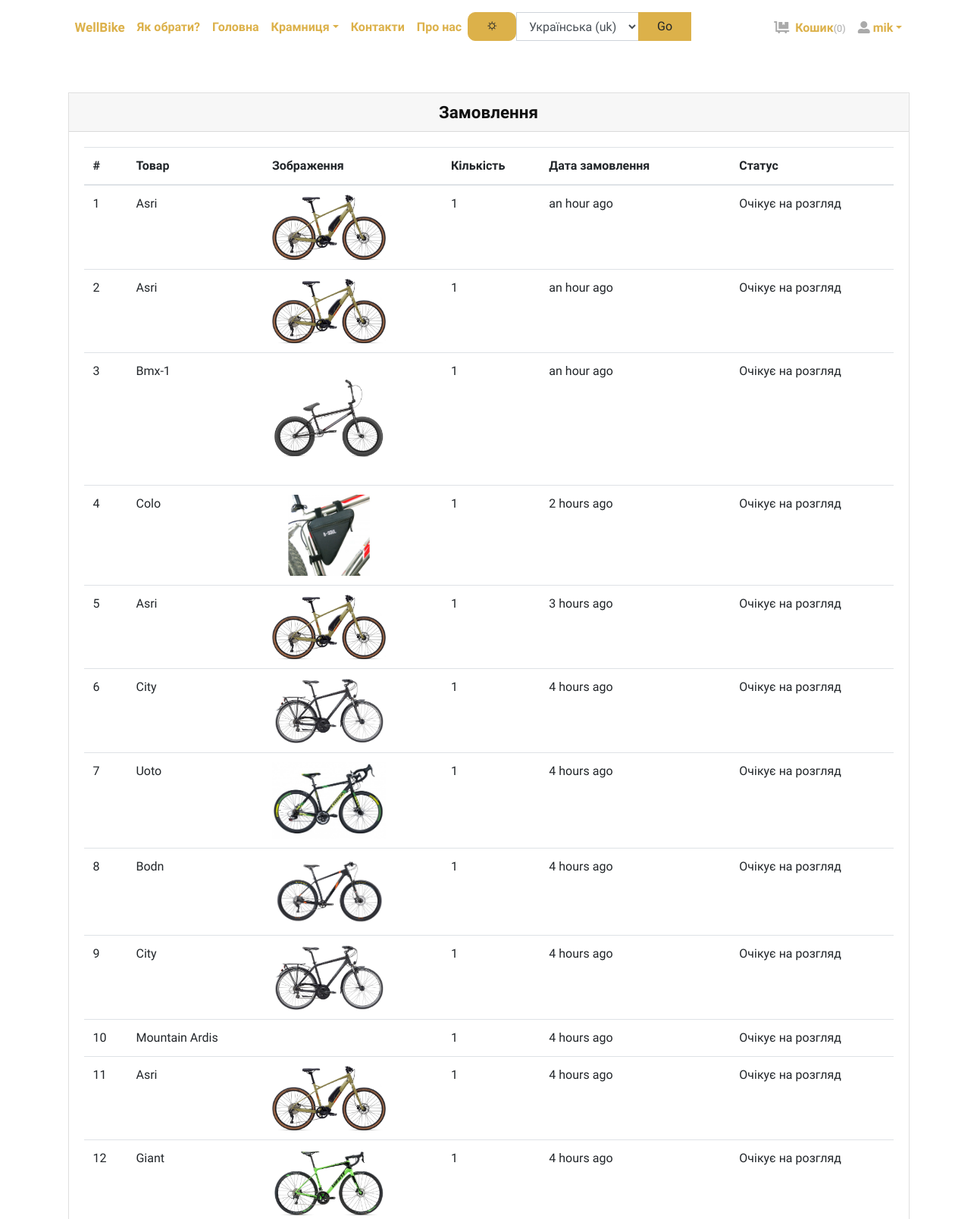
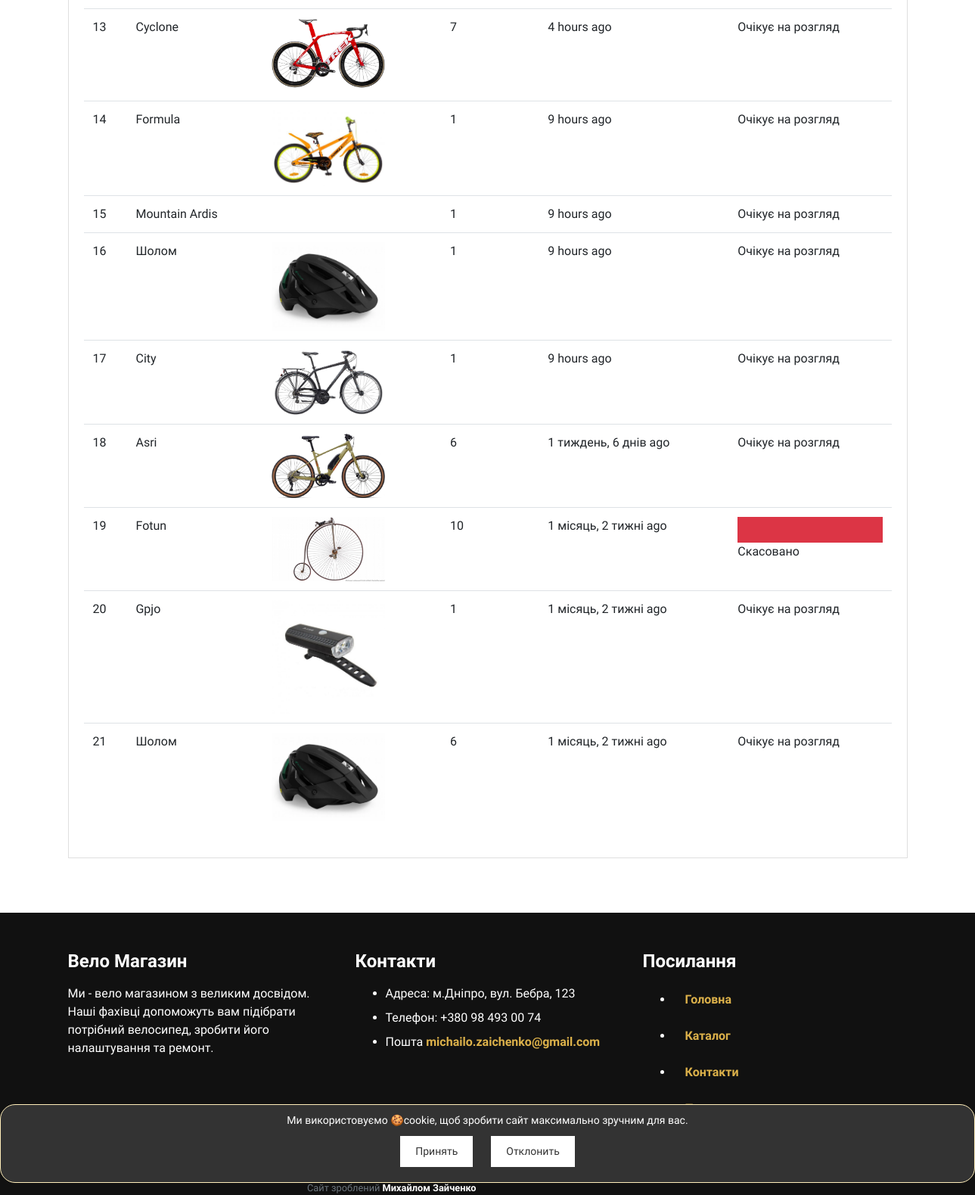
/orders/ (signed in), run on the app's committed database (2 pictures, top to bottom).
### store/models.py (models this page shows, shortened)
class Order(models.Model):
    user = models.ForeignKey(User, verbose_name="User", on_delete=models.CASCADE)
    address = models.ForeignKey(Address, verbose_name="Shipping Address", on_delete=models.CASCADE)
    paying_way = models.ForeignKey(PayingWay, verbose_name="Paying Way", on_delete=models.CASCADE, blank=True,
                                   null=True)
    product = models.ForeignKey(Product, verbose_name="Product", on_delete=models.CASCADE)
    quantity = models.PositiveIntegerField(verbose_name="Quantity")
    ordered_date = models.DateTimeField(auto_now_add=True, verbose_name="Ordered Date")
    status = models.CharField(
        choices=STATUS_CHOICES,
        max_length=50,
        default="Очікує на розгляд"
        )

class Product(models.Model):
    title = models.CharField(max_length=150, verbose_name="Product Title")
    slug = models.SlugField(max_length=160, verbose_name="Product Slug")
    sku = models.CharField(max_length=255, unique=True, verbose_name="Unique Product ID (SKU)")
    short_description = models.TextField(verbose_name="Short Description")
    detail_description = models.TextField(blank=True, null=True, verbose_name="Detail Description")
    product_image = models.ImageField(upload_to='product', blank=True, null=True, verbose_name="Product Image")
    price = models.DecimalField(max_digits=8, decimal_places=2)
    category = models.ForeignKey(Category, verbose_name="Product Categoy", on_delete=models.CASCADE)
    is_active = models.BooleanField(verbose_name="Is Active?")
    is_featured = models.BooleanField(verbose_name="Is Featured?")
    created_at = models.DateTimeField(auto_now_add=True, verbose_name="Created Date")
    updated_at = models.DateTimeField(auto_now=True, verbose_name="Updated Date")
    class Meta:
        verbose_name_plural = 'Products'
        ordering = ('-created_at', )

### store/views.py (the view)
# urls.py: path('orders/', views.orders, name="orders"),
@login_required
def orders(request):
    orders = Order.objects.filter(user=request.user).order_by('-ordered_date')
    your_account = request.user
    return render(request, 'store/orders.html', {'orders': orders, 'your_account': your_account, })

### store/context_preprocessors.py (called while the page is built)
def store_menu(request):
    categories = Category.objects.filter(is_active=True)
    context = {
        'categories_menu': categories,
    }
    return context

def cart_menu(request):
    if request.user.is_authenticated:
        cart_items= Cart.objects.filter(user=request.user)
        context = {
            'cart_items': cart_items,
        }
    else:
        context = {}
    return context

### store/templates/store/orders.html (shortened to what this page needs)
{% extends 'base.html' %}
{% load static %}
{% load humanize %}
{% block content %}
    <div class="container py-5">
        <div class="row">
            <div class="col-lg-12">
                <div class="card mb-4" id="tables">
                    <h4 class="card-header text-center">Замовлення</h4>
                    <div class="card-body">
                        <table class="table">
                            <thead>
                            <tr>
                                <th>#</th>
                                <th>Товар</th>
                                <th>Зображення</th>
                                <th>Кількість</th>
                                <th>Дата замовлення</th>
                                <th>Статус</th>
                            </tr>
                            </thead>
                            <tbody>
                            {% if orders %}
                                {% for order in orders %}
                                    <tr>
                                        <td>{{ forloop.counter }}</td>
                                        <td>{{ order.product.title }}</td>
                                        <td>
                                            {% if order.product.product_image %}
                                                <img src="{{ order.product.product_image.url }}"
                                                     alt="{{ order.product.product_ttile }}" style="width:150px;">
                                            {% endif %}
                                        </td>
                                        <td>{{ order.quantity }}</td>
                                        <td>{{ order.ordered_date|naturaltime }}</td>
                                        <td>
                                            {% if order.status == 'Скасовано' %}
                                                <div class="bg-light border border-danger">
                                                    <div class="p-3 bg-danger" style="width:100%;"></div>
                                                </div>
                                            {% endif %}
                                            {{ order.status }}
                                        </td>
                                    </tr>
                                {% endfor %}
                            {% endif %}
                            </tbody>
                        </table>
                    </div>
                </div>
            </div>
        </div>
    </div>
    </div>
{% endblock content %}

### store/templates/navbar.html (shortened to what this page needs)
{% load static %}
{% load i18n %}
{% block head %}
    <link href="{% static 'css/header.css' %}" rel="stylesheet" type="text/css">
    <link href="{% static 'css/button_back_col.css' %}" rel="stylesheet" type="text/css">
{% endblock %}
<header>
    <div class="container px-0 px-lg-3">
        <nav class="navbar navbar-expand-lg py-3 px-lg-0">
            <div class="collapse navbar-collapse" id="navbarSupportedContent">
                <ul class="navbar-nav mr-auto">
                    <li class="nav-item">
                        <a class="nav-link active" href="{% url 'store:home' %}"><span
                                class="custom-text">WellBike</span></a>
                    </li>
                    <li class="nav-item">
                        <a class="nav-link" href="{% url 'store:main' %}">{% trans 'Як обрати?' %}</a>
                    </li>
                    <li class="nav-item">
                        <a class="nav-link" href="{% url 'store:home' %}">{% trans 'Головна' %}</a>
                    </li>
                    <li class="nav-item dropdown"><a class="nav-link dropdown-toggle" id="pagesDropdown" href="#"
                                                     data-toggle="dropdown" aria-haspopup="true"
                                                     aria-expanded="false">{% trans 'Крамниця' %}</a>
                    </li>
                    <li class="nav-item">
                        <a class="nav-link" href="{% url 'store:contacts' %}">{% trans "Контакти" %}</a>
                    </li>
                    <li class="nav-item">
                        <a class="nav-link" href="{% url 'store:about' %}"> {% trans "Про нас" %}</a>
                    </li>
                    <li>
                        <div id="toggle-theme" class="btn btn-primary">🌣</div>
                    </li>
                    <li>
                        {% load i18n %}
                        <form action="{% url 'set_language' %}" method="post" class="form-inline">
                            <div class="input-group">
                                <select name="language" class="form-control">
                                    {% get_current_language as LANGUAGE_CODE %}
                                    {% get_available_languages as LANGUAGES %}
                                    {% get_language_info_list for LANGUAGES as languages %}
                                    {% for language in languages %}
                                        <option value="{{ language.code }}"{% if language.code == LANGUAGE_CODE %}
                                                selected{% endif %}>
                                            {{ language.name_local }} ({{ language.code }})
                                        </option>
                                    {% endfor %}
                                </select>
                                <div class="input-group-append">
                                    <button type="submit" class="btn btn-primary">Go</button>
                                </div>
                            </div>
                        </form>
                    </li>
                </ul>
                <ul class="navbar-nav ml-auto">
                    {% if request.user.is_authenticated %}
                        <li class="nav-item"><a class="nav-link" href="{% url 'store:cart' %}"> <i
                                class="fas fa-dolly-flatbed mr-1 text-gray"></i> {% trans 'Кошик' %}<small
                                class="text-gray">({{ cart_items.count }})</small></a></li>
                        <li class="nav-item dropdown"><a class="nav-link dropdown-toggle" id="pagesDropdown" href="#"
                                                         data-toggle="dropdown" aria-haspopup="true"
                                                         aria-expanded="false"><i class="fas fa-user-alt mr-1
                                                   text-gray"></i>{{ your_account }}</a></a>
                        </li>
                    {% else %}
                        <li class="nav-item"><a class="nav-link" href="{% url 'store:login' %}">{% trans 'Увійти' %}</a></li>
                        <li class="nav-item"><a class="nav-link" href="{% url 'store:register' %}">{% trans 'Створити акаунт' %}</a>
                        </li>
                    {% endif %}
                </ul>
            </div>
        </nav>
    </div>
</header>

### static/css/style.gold.css (style rules this page uses)
.text-gray { color: #aaa !important; }
.navbar { position: relative; }
.border { border: 1px solid #dee2e6 !important; }
.border-danger { border-color: #dc3545 !important; }
.navbar { padding: 0.5rem 1rem; }
.btn { font-weight: 400; border: 1px solid transparent; font-family: inherit; padding: 0.375rem 1.5rem; font-size: 1rem; line-height: 1.5; border-radius: 0; transition: color 0.15s ease-in-out, background-color 0.15s ease-in-out, border-color 0.15s ease-in-out, box-shadow 0.15s ease-in-out; }
.btn-primary { color: #212529; background-color: #dcb14a; border-color: #dcb14a; }
body { font-family: "Libre Franklin", sans-serif; font-size: 1rem; font-weight: 400; line-height: 1.5; color: #111111; background-color: #fff; }
a { color: #dcb14a; text-decoration: none; }
h1, h2, h3, h4, h5, h6, .h1, .h2, .h3, .h4, .h5, .h6 { margin-bottom: 0.5rem; font-family: inherit; font-weight: 900; line-height: 1.2; color: inherit; }
h4, .h4 { font-size: 1.4rem; }
small, .small { font-size: 80%; font-weight: 400; }
.bg-danger { background-color: #dc3545 !important; }
.bg-light { background-color: #f8f9fa !important; }
.form-control { padding: 0.375rem 0.75rem; font-size: 1rem; line-height: 1.5; color: #495057; background-color: #fff; border: 1px solid #ced4da; border-radius: 0; transition: border-color 0.15s ease-in-out, box-shadow 0.15s ease-in-out; }
.form-control::placeholder { color: #adb5bd; font-size: 0.85rem; font-weight: 400; }
select.form-control:not([size]):not([multiple]) { height: calc(2.25rem + 2px); }
.nav-link { padding: 0.5rem 1rem; }
.card { border-radius: 0; }
.card-body { padding: 1.25rem; }
.card-header { padding: 0.75rem 1.25rem; background-color: rgba(17, 17, 17, 0.03); border-bottom: 1px solid rgba(17, 17, 17, 0.125); }
.card-header:first-child { border-radius: calc(0 - 1px) calc(0 - 1px) 0 0; }

### static/css/header.css (style rules this page uses)
.custom-text { font-size: 17px; }
a { font-weight: bolder; }
#toggle-theme { border-radius: 10px; }

### data on the page
Order: product "Asri", product.product_image (picture), quantity "1", ordered_date "an hour ago", status "Очікує на розгляд"
Order: product "Asri", product.product_image (picture), quantity "1", ordered_date "an hour ago", status "Очікує на розгляд"
Order: product "Bmx-1", product.product_image (picture), quantity "1", ordered_date "an hour ago", status "Очікує на розгляд"
Order: product "Colo", product.product_image (picture), quantity "1", ordered_date "2 hours ago", status "Очікує на розгляд"
Order: product "Asri", product.product_image (picture), quantity "1", ordered_date "3 hours ago", status "Очікує на розгляд"
Order: product "City", product.product_image (picture), quantity "1", ordered_date "4 hours ago", status "Очікує на розгляд"
Order: product "Uoto", product.product_image (picture), quantity "1", ordered_date "4 hours ago", status "Очікує на розгляд"
Order: product "Bodn", product.product_image (picture), quantity "1", ordered_date "4 hours ago", status "Очікує на розгляд"
Order: product "City", product.product_image (picture), quantity "1", ordered_date "4 hours ago", status "Очікує на розгляд"
Order: product "Mountain Ardis", quantity "1", ordered_date "4 hours ago", status "Очікує на розгляд"
Order: product "Asri", product.product_image (picture), quantity "1", ordered_date "4 hours ago", status "Очікує на розгляд"
Order: product "Giant", product.product_image (picture), quantity "1", ordered_date "4 hours ago", status "Очікує на розгляд"
Order: product "Cyclone", product.product_image (picture), quantity "7", ordered_date "4 hours ago", status "Очікує на розгляд"
Order: product "Formula", product.product_image (picture), quantity "1", ordered_date "9 hours ago", status "Очікує на розгляд"
Order: product "Mountain Ardis", quantity "1", ordered_date "9 hours ago", status "Очікує на розгляд"
Order: product "Шолом", product.product_image (picture), quantity "1", ordered_date "9 hours ago", status "Очікує на розгляд"
Order: product "City", product.product_image (picture), quantity "1", ordered_date "9 hours ago", status "Очікує на розгляд"
Order: product "Asri", product.product_image (picture), quantity "6", ordered_date "1 тиждень, 6 днів ago", status "Очікує на розгляд"
Order: product "Fotun", product.product_image (picture), quantity "10", ordered_date "1 місяць, 2 тижні ago", status "Скасовано"
Order: product "Gpjo", product.product_image (picture), quantity "1", ordered_date "1 місяць, 2 тижні ago", status "Очікує на розгляд"
Order: product "Шолом", product.product_image (picture), quantity "6", ordered_date "1 місяць, 2 тижні ago", status "Очікує на розгляд"

### other printed values
{{ cart_items.count }} "0"
{{ your_account }} "mik"
form field language "Українська (uk)"
